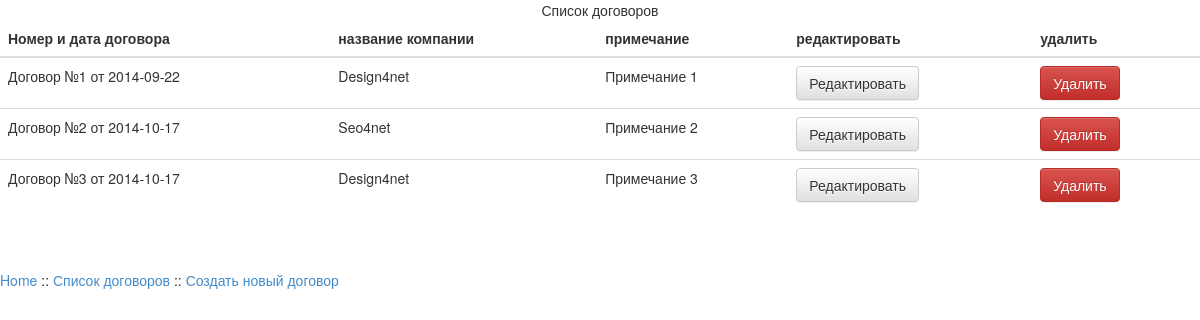
/contract/dogovora.php, run on the app's committed database.
### tables this page shows
CREATE TABLE IF NOT EXISTS `contract` (
  `id` int(10) unsigned NOT NULL AUTO_INCREMENT,
  `nomer` text NOT NULL,
  `date` date NOT NULL,
  `company_id` int(5) NOT NULL,
  `prim` text NOT NULL,
  PRIMARY KEY (`id`)
);

CREATE TABLE IF NOT EXISTS `company` (
  `id` int(10) unsigned NOT NULL AUTO_INCREMENT,
  `name` text NOT NULL,
  `director` text NOT NULL,
  `requisites` text NOT NULL,
  PRIMARY KEY (`id`)
);

### contract/dogovora.php (the view, shortened to what this page needs)
<!DOCTYPE html>
<html>
	<head>
		<link rel="stylesheet" href="../css/bootstrap.min.css">
		<link rel="stylesheet" href="../css/bootstrap-theme.min.css">
	</head>
<body>
<?php
	require_once '../login.php';
	$link = mysqli_connect($host, $user, $password, $db);
	$query = "SELECT `contract`.`id`, `contract`.`nomer`, `contract`.`date`, `company`.`name`, `contract`.`prim`
	FROM `contract` JOIN `company` ON `contract`.`company_id` = `company`.`id`
	ORDER BY  `contract`.`id` ASC";
	$result = mysqli_query($link, $query);
	echo '<table class="table table-hover">
	<caption>Список договоров</caption>
	<thead>
		<tr>
			<th>Номер и дата договора</th>
			<th>название компании</th>
			<th>примечание</th>
			<th>редактировать</th>
			<th>удалить</th>
		</tr>
	</thead>
	<tbody>';
	while ($row = mysqli_fetch_array($result, MYSQLI_ASSOC)) {
	echo '
		<tr>
			<td>Договор №'.$row['nomer'].' от '.$row['date'].'</td>
			<td>'.$row['name'].'</td>
			<td>'.$row['prim'].'</td>
			<td>
				<form class="form-inline" role="form" action="dogovor.php" method="get">
					<input type="hidden" name="id" value="'.$row['id'].'"><button type="submits" class="btn btn-default">Редактировать</button>
			</form>
			</td>
			<td>
				<form class="form-inline" role="form" action="delete-dogovor.php" method="get">
					<input type="hidden" name="id" value="'.$row['id'].'"><button type="submits" class="btn btn-danger">Удалить</button>
			</form>
			</td>
		</tr>';
	}
	echo '
	</tbody>
</table>';
	echo '<br /><br /><p><a href="../index.php">Home</a> :: <a href="dogovora.php">Список договоров</a> :: <a href="new-dogovor.php">Создать новый договор</a></p>';
?>
</body>
</html>

### data on the page
contract: nomer "1", date "2014-09-22", company.name "Design4net", prim "Примечание 1"
contract: nomer "2", date "2014-10-17", company.name "Seo4net", prim "Примечание 2"
contract: nomer "3", date "2014-10-17", company.name "Design4net", prim "Примечание 3"
